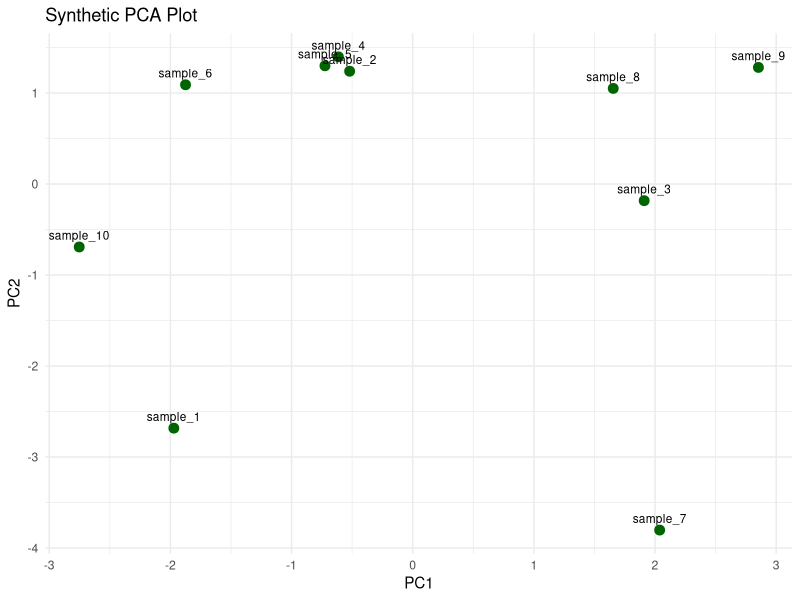
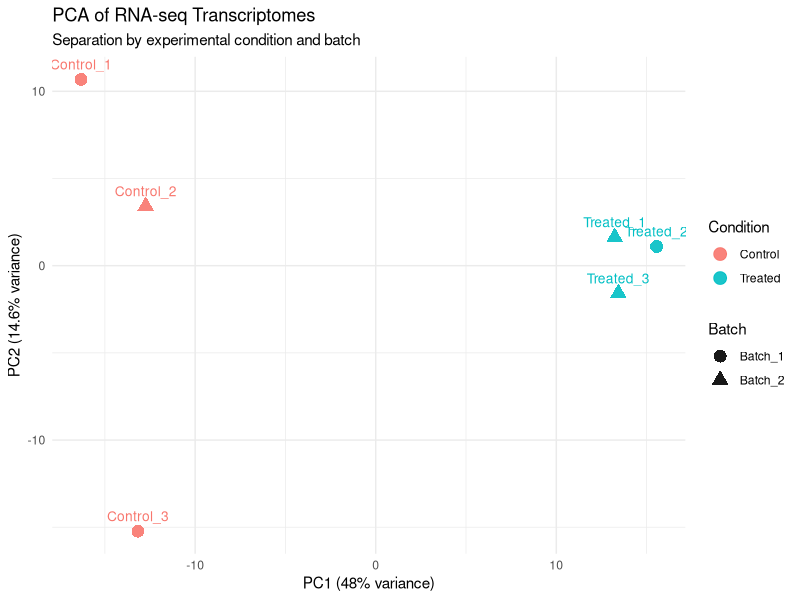

Write R code to recreate these figures, in order.
library(tidyverse)

# ============================================================
# 04_PCA.R
# Principal Component Analysis (PCA) visualisation
# ============================================================

# ------------------------------------------------------------
# Part 1: Quick synthetic matrix example
# ------------------------------------------------------------
set.seed(123)
mat <- matrix(rnorm(200), nrow = 20)
colnames(mat) <- paste0("sample_", 1:10)
rownames(mat) <- paste0("gene_", 1:20)

pca_res <- prcomp(t(mat), scale. = TRUE)

pca_df <- as.data.frame(pca_res$x[, 1:2])
pca_df$sample <- rownames(pca_df)

ggplot(
  pca_df,
  aes(x = PC1, y = PC2, label = sample)
) +
  geom_point(size = 3, colour = "darkgreen") +
  geom_text(vjust = -0.8, size = 3) +
  theme_minimal() +
  labs(title = "Synthetic PCA Plot")

# ------------------------------------------------------------
# Part 2: PCA on RNA-seq dataset from data/
# ------------------------------------------------------------
norm_counts <- read_csv("data/rnaseq_normalized_counts.csv", show_col_types = FALSE)
meta <- read_csv("data/sample_metadata.csv", show_col_types = FALSE)

# Extract expression matrix (genes x samples)
expr_mat <- as.matrix(norm_counts[, meta$sample_id])
rownames(expr_mat) <- norm_counts$gene_symbol

# Run PCA across samples (samples must be in rows for prcomp)
pca_rnaseq <- prcomp(t(expr_mat), scale. = TRUE)

# Calculate percentage variance explained by each PC
pca_var <- round(100 * (pca_rnaseq$sdev^2 / sum(pca_rnaseq$sdev^2)), 1)

# Combine PCA scores with sample metadata
pca_scores <- as.data.frame(pca_rnaseq$x) %>%
  rownames_to_column("sample_id") %>%
  left_join(meta, by = "sample_id")

# Plot PC1 vs PC2
ggplot(pca_scores, aes(x = PC1, y = PC2, colour = condition, shape = batch)) +
  geom_point(size = 4, alpha = 0.9) +
  geom_text(aes(label = sample_id), vjust = -1, size = 3.5, show.legend = FALSE) +
  labs(
    title = "PCA of RNA-seq Transcriptomes",
    subtitle = "Separation by experimental condition and batch",
    x = paste0("PC1 (", pca_var[1], "% variance)"),
    y = paste0("PC2 (", pca_var[2], "% variance)"),
    colour = "Condition",
    shape = "Batch"
  ) +
  theme_minimal()
